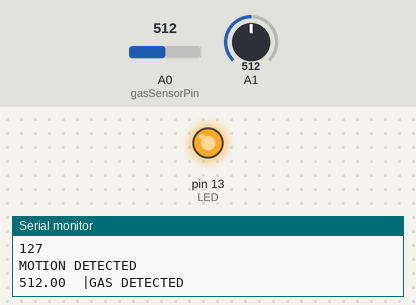
Recording of a sketch running on a simulated Arduino Uno, built with avr-gcc and run on an emulated ATmega328P. Shown: output pins drawn as LEDs (lit = HIGH), the last lines printed to the serial monitor. Inputs (shaded band) come from the test bench; at power-on: A0 (gasSensorPin) = 512, A1 = 512.

Above: at 1.9 s.
2.0 s: A0 (gasSensorPin) set to 259
3.5 s: A0 (gasSensorPin) set to 240
At 5.5 s:
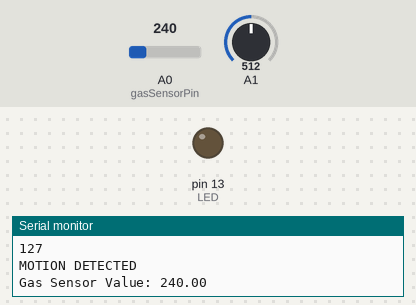
6.0 s: A0 (gasSensorPin) set to 260
At 7.2 s:
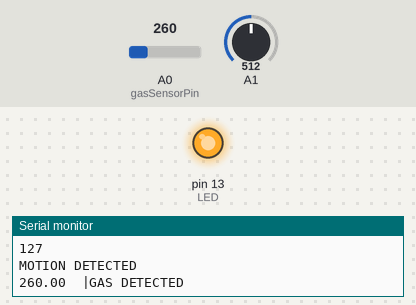
8.2 s: A0 (gasSensorPin) set to 122
At 10.2 s:
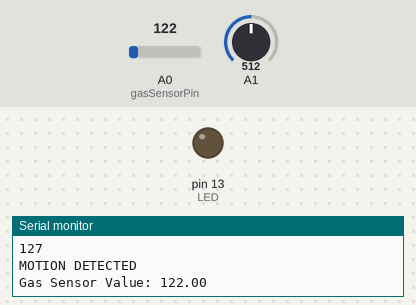
Timing chart, 0 to 11.4 s (numbered marks = the images above; inputs shaded):
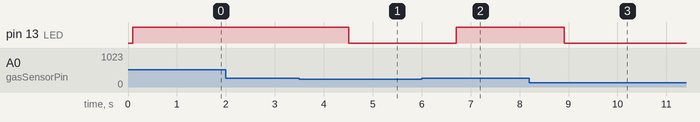

Measured:
- the behaviour switches between 250 and 249 on A0 (gasSensorPin) (found by bisection; images 0 and 1)
- after the input at 3.5 s, pin 13 (LED): HIGH → LOW after 1.0 s
- after the input at 6.0 s, pin 13 (LED): LOW → HIGH after 0.71 s
- after the input at 8.2 s, pin 13 (LED): HIGH → LOW after 0.71 s

The sketch:

gas_and_pir1.ino
```cpp
int a=0;
int LED=13;
int b=0;

const int gasSensorPin = A0;

void setup() {
  Serial.begin(9600);
  pinMode(13,OUTPUT);
}

void loop() {
  a=analogRead(A1);
  b=map(a,0,1023,0,255);
  Serial.println(b);
  // Read the analog value from the gas sensor
  float sensorValue = analogRead(gasSensorPin);
  if(b>100)
  {
    Serial.println("MOTION DETECTED");
    delay(100);
  }

  if(sensorValue>= 250)
  {
    digitalWrite(LED, HIGH);
	Serial.print(sensorValue);
   Serial.print("  |GAS DETECTED\n");
  }
  else{
  digitalWrite(LED, LOW);
  Serial.print("Gas Sensor Value: ");
  Serial.println(sensorValue);
  }

  // Add a delay to prevent flooding the serial port
  delay(1000); // 1 second delay
}
```
